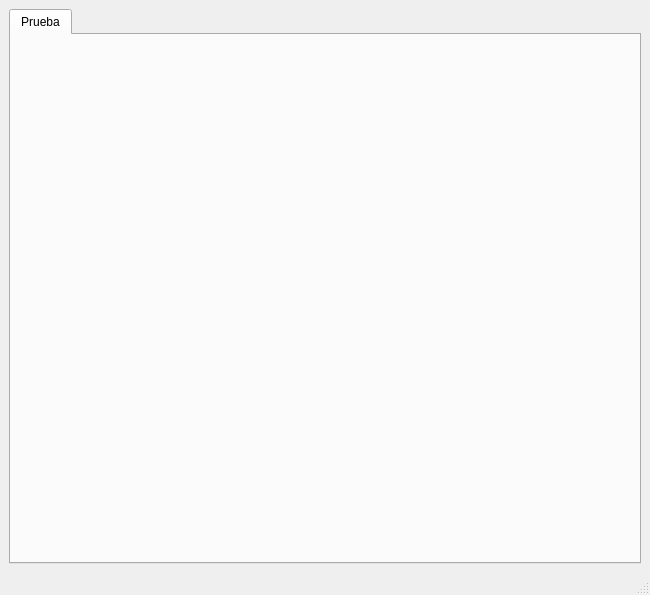
<?xml version="1.0" encoding="UTF-8"?>
<ui version="4.0">
 <class>MainWindow</class>
 <widget class="QMainWindow" name="MainWindow">
  <property name="geometry">
   <rect>
    <x>0</x>
    <y>0</y>
    <width>650</width>
    <height>595</height>
   </rect>
  </property>
  <property name="windowTitle">
   <string>MainWindow</string>
  </property>
  <widget class="QWidget" name="central_widget">
   <layout class="QHBoxLayout" name="horizontalLayout">
    <item>
     <widget class="QTabWidget" name="tabWidget">
      <property name="currentIndex">
       <number>0</number>
      </property>
      <property name="documentMode">
       <bool>false</bool>
      </property>
      <property name="tabsClosable">
       <bool>false</bool>
      </property>
      <property name="movable">
       <bool>false</bool>
      </property>
      <property name="tabBarAutoHide">
       <bool>false</bool>
      </property>
      <widget class="QWidget" name="tabi">
       <property name="accessibleName">
        <string>tabi</string>
       </property>
       <attribute name="title">
        <string>Prueba</string>
       </attribute>
      </widget>
     </widget>
    </item>
   </layout>
  </widget>
  <widget class="QStatusBar" name="status_bar"/>
 </widget>
 <resources/>
 <connections/>
</ui>
